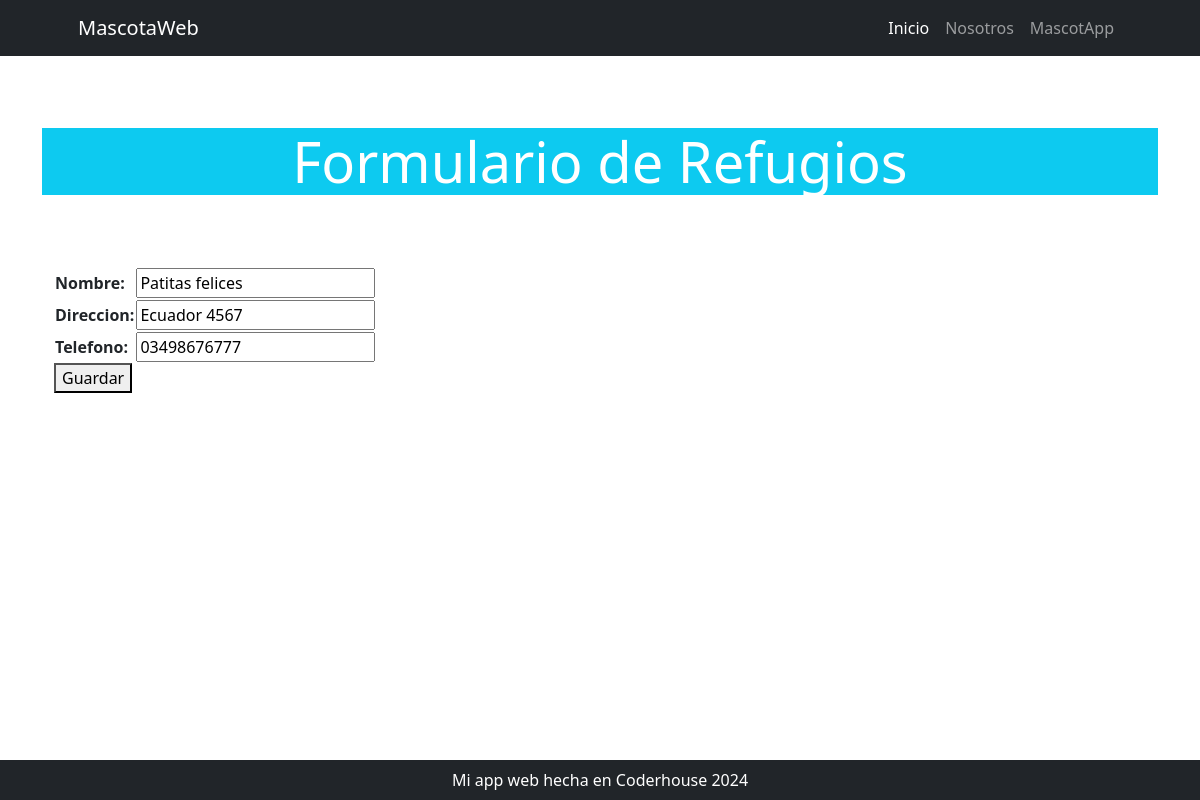
The app's page /mi_aplicacion/producto/update/1, older data.
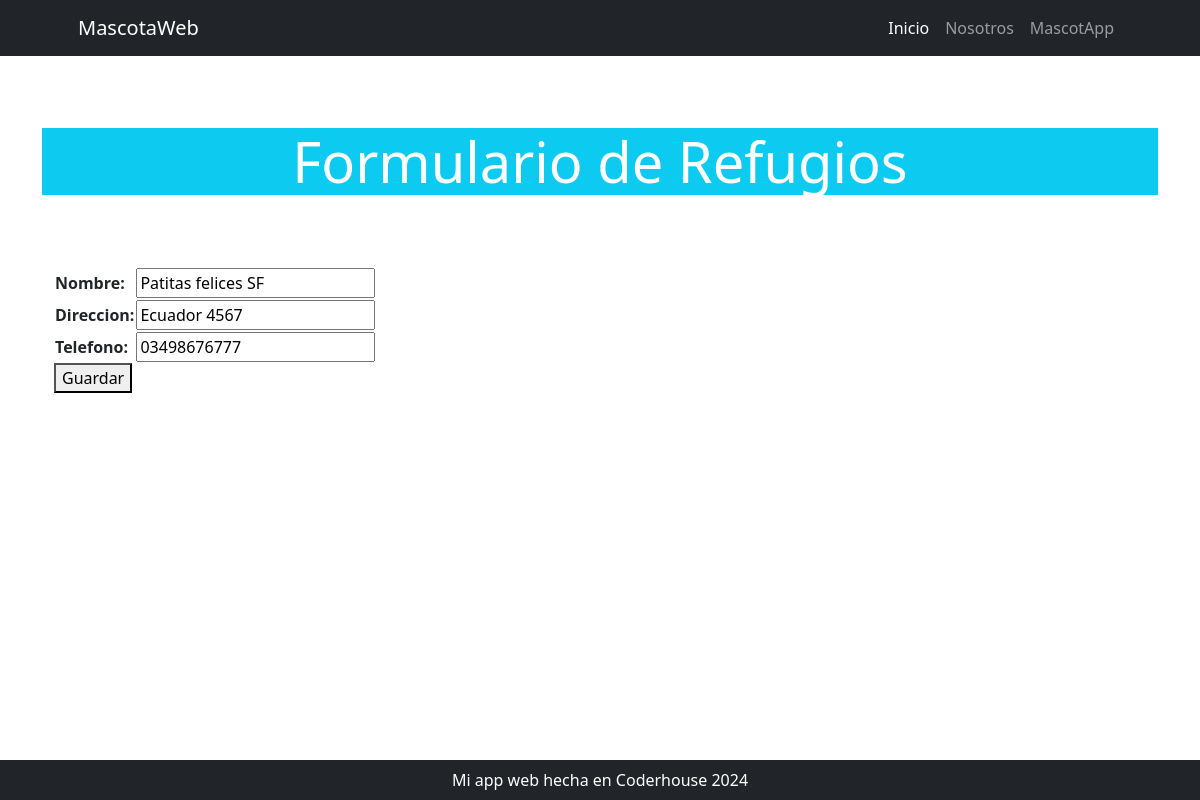
The same page, newer data.
### mi_aplicacion/models.py (models this page shows, shortened)
class Refugio(models.Model):
    nombre = models.CharField(max_length=150)
    direccion = models.CharField(max_length=200)
    telefono = models.CharField(max_length=20)
    mascota_id= models.ManyToManyField(Mascota, related_name='refugios', blank=True)

### mi_aplicacion/views.py (the view)
# urls.py: path("producto/update/<int:pk>", RefugioUpdate.as_view(), name="refugio_update"),
class RefugioUpdate(UpdateView):
    model = Refugio
    form_class = RefugioForm
    success_url = reverse_lazy("mi_aplicacioin:refugio_list")

### mi_aplicacion/forms.py
class RefugioForm(forms.ModelForm):
    class Meta:
        model = models.Refugio
        fields = ["nombre", "direccion", "telefono"]

### mi_aplicacion/templates/mi_aplicacion/refugio_form.html (shortened to what this page needs)
{% extends 'core/base.html' %}
{% block body_title %}
    Formulario de Refugios
{% endblock body_title %}
{% block content %}
    <form method="post">
        <table>
            {{ form.as_table }}
        </table>
        <button type="submit">Guardar</button>
    </form>
{% endblock content %}

Row changes from the older to the newer data that the page shows:
changed Refugio "Ecuador 4567": nombre "Patitas felices" → "Patitas felices SF"
